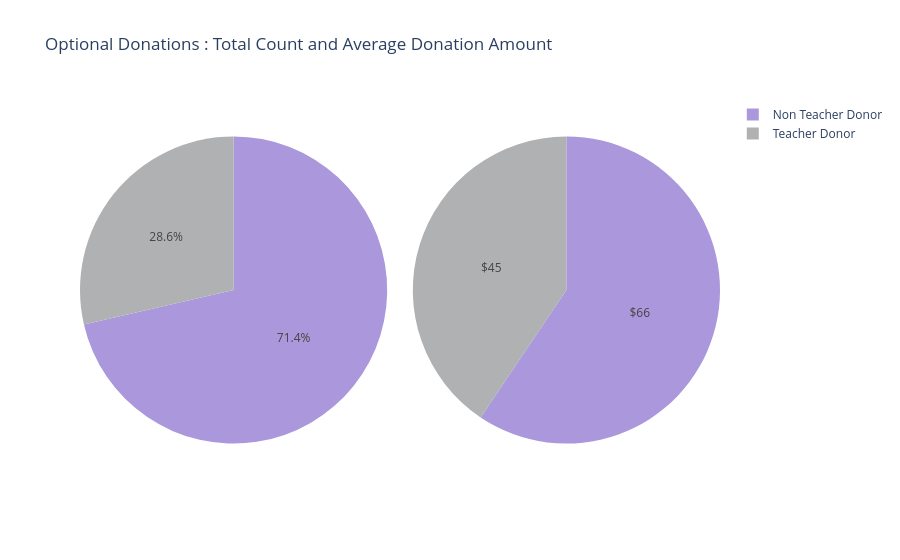

Write notebook code for a chart like this one.
### Markdown cell above
> - Los proyectos de DonorChoose también tienen la opción de Donaciones Opcionales. El monto promedio de donación para donación opcional es **USD 58** mientras que es **USD 73** para donación no opcional. De todas las donaciones realizadas, aproximadamente **15%** de ellas fueron donaciones opcionales.

### <a href="3.5.2">3.5.2 Total de Donaciones de Donantes Maestros y los Montos Promedio Asociados</a>

### Code cell
# lets combine donors and donations 
combined_df = donations_df.merge(donors_df, on='Donor ID', how='inner')
# combined_df.head(10)

tempdf = combined_df.groupby('Donor Is Teacher').agg({'Donor Is Teacher' : 'count', 'Donation Amount' : 'mean'})
values1 = list(tempdf['Donor Is Teacher']) 
values2 = list(tempdf['Donation Amount']) 
values2t = [str("$")+str(int(x)) for x in values2]
domain1 = {'x': [0.2, 0.50], 'y': [0.0, 0.33]}
domain2 = {'x': [0.8, 0.50], 'y': [0.0, 0.33]}

labels = list(tempdf.index)
mp={'Yes' : 'Teacher Donor', 'No' : 'Non Teacher Donor'}
labels = [mp[x] for x in labels]
trace1 = go.Pie(labels=labels, values=values1, marker=dict(colors=[  '#75e575', '#ea7c96',]))
trace2 = go.Pie(labels=labels, values=values2, marker=dict(colors=['#75e575', '#ea7c96',]), textinfo = "text", text=values2t)

layout = go.Layout(title='Number of Donations with Optional Donations', width=800, height=400)
# fig = go.Figure(data=[trace1], layout=layout)
# iplot(fig)

layout = go.Layout(title='Average Amount Donated in Optional Donations', width=800, height=400)
# fig = go.Figure(data=[trace2], layout=layout)
# iplot(fig)

fig = {
  "data": [
    {
      "values": values1,
      "labels": labels,
      "domain": {"x": [0, .48]},
    "marker" : dict(colors=[ '#ab97db',  '#b0b1b2']),
      "name": "No. of donations with Optional Donations",
#       "hoverinfo":"label+percent+name",
#       "hole": .4,
        
      "type": "pie"
    },
    {
      "values": values2,
      "labels": labels,
        "marker" : dict(colors=[ '#ab97db',  '#b0b1b2']),
      "domain": {"x": [.52, 1]},
      "name": "Average Amount Donated in Optional Donations",
        "text" : values2t,
        "textinfo" : "text",
      "type": "pie"
    }],
  "layout": {
        "title":"Optional Donations : Total Count and Average Donation Amount",
    
    }
}
iplot(fig, filename='donut')

### Figure 1 — Plotly figure (JSON) as saved in the notebook; plotly's stock layout.template omitted (floating-point values rounded to 4 significant figures)
{"data": [{"domain": {"x": [0, 0.48]}, "labels": ["Non Teacher Donor", "Teacher Donor"], "marker": {"colors": ["#ab97db", "#b0b1b2"]}, "name": "No. of donations with Optional Donations", "type": "pie", "values": [3342679, 1339221]}, {"domain": {"x": [0.52, 1]}, "labels": ["Non Teacher Donor", "Teacher Donor"], "marker": {"colors": ["#ab97db", "#b0b1b2"]}, "name": "Average Amount Donated in Optional Donations", "text": ["$66", "$45"], "textinfo": "text", "type": "pie", "values": [66.73, 45.55]}], "layout": {"title": {"text": "Optional Donations : Total Count and Average Donation Amount"}}}
